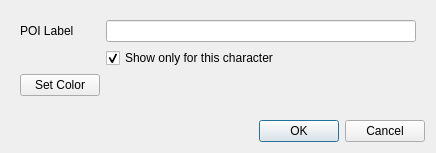
<?xml version="1.0" encoding="UTF-8"?>
<ui version="4.0">
 <class>Dialog</class>
 <widget class="QDialog" name="Dialog">
  <property name="geometry">
   <rect>
    <x>0</x>
    <y>0</y>
    <width>436</width>
    <height>153</height>
   </rect>
  </property>
  <property name="windowTitle">
   <string>Dialog</string>
  </property>
  <layout class="QVBoxLayout" name="verticalLayout">
   <item>
    <widget class="QWidget" name="widget" native="true">
     <layout class="QFormLayout" name="formLayout">
      <item row="0" column="0">
       <widget class="QLabel" name="lblPOILabel">
        <property name="text">
         <string>POI Label</string>
        </property>
       </widget>
      </item>
      <item row="0" column="1">
       <widget class="QLineEdit" name="txtPOILabel"/>
      </item>
      <item row="1" column="1">
       <widget class="QCheckBox" name="chkCharacterOnly">
        <property name="text">
         <string>Show only for this character </string>
        </property>
        <property name="checkable">
         <bool>true</bool>
        </property>
        <property name="checked">
         <bool>true</bool>
        </property>
       </widget>
      </item>
      <item row="3" column="0">
       <widget class="QPushButton" name="btnColor">
        <property name="text">
         <string>Set Color</string>
        </property>
       </widget>
      </item>
      <item row="3" column="1">
       <layout class="QGridLayout" name="gridLayout">
        <property name="verticalSpacing">
         <number>12</number>
        </property>
       </layout>
      </item>
     </layout>
    </widget>
   </item>
   <item>
    <spacer name="verticalSpacer">
     <property name="orientation">
      <enum>Qt::Vertical</enum>
     </property>
     <property name="sizeHint" stdset="0">
      <size>
       <width>20</width>
       <height>43</height>
      </size>
     </property>
    </spacer>
   </item>
   <item>
    <widget class="QDialogButtonBox" name="buttonBox">
     <property name="orientation">
      <enum>Qt::Horizontal</enum>
     </property>
     <property name="standardButtons">
      <set>QDialogButtonBox::Cancel|QDialogButtonBox::Ok</set>
     </property>
    </widget>
   </item>
  </layout>
 </widget>
 <resources/>
 <connections>
  <connection>
   <sender>buttonBox</sender>
   <signal>accepted()</signal>
   <receiver>Dialog</receiver>
   <slot>accept()</slot>
   <hints>
    <hint type="sourcelabel">
     <x>248</x>
     <y>254</y>
    </hint>
    <hint type="destinationlabel">
     <x>157</x>
     <y>274</y>
    </hint>
   </hints>
  </connection>
  <connection>
   <sender>buttonBox</sender>
   <signal>rejected()</signal>
   <receiver>Dialog</receiver>
   <slot>reject()</slot>
   <hints>
    <hint type="sourcelabel">
     <x>316</x>
     <y>260</y>
    </hint>
    <hint type="destinationlabel">
     <x>286</x>
     <y>274</y>
    </hint>
   </hints>
  </connection>
 </connections>
</ui>
